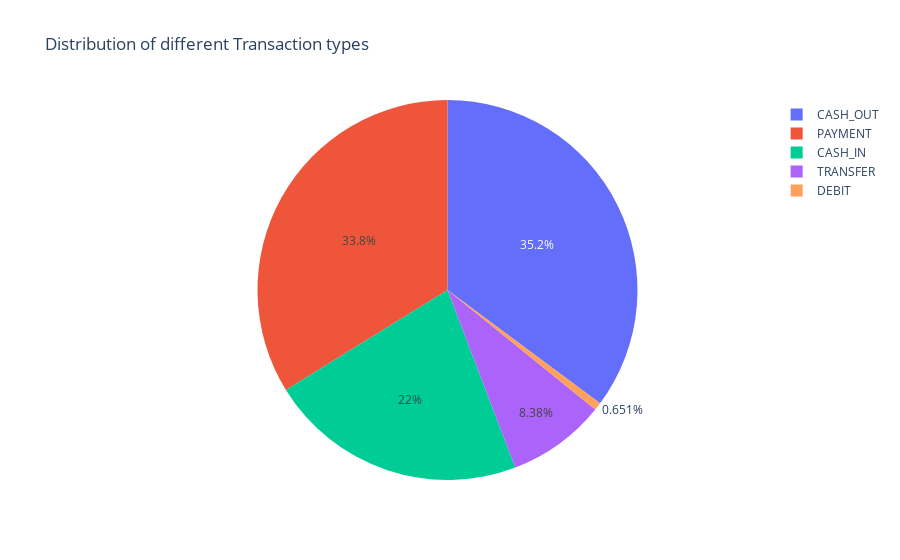

The code cell stored with this chart in its notebook:
### Code cell
import plotly.express as ply
ply.pie(fraudData,values = transactionTotals,names = transactionTypes,title = 'Distribution of different Transaction types' )

### Figure 1 — Plotly figure (JSON) as saved in the notebook; plotly's stock layout.template omitted (floating-point values rounded to 4 significant figures)
{"data": [{"domain": {"x": [0, 1], "y": [0, 1]}, "hovertemplate": "label=%{label}<br>value=%{value}<extra></extra>", "labels": ["CASH_OUT", "PAYMENT", "CASH_IN", "TRANSFER", "DEBIT"], "legendgroup": "", "name": "", "showlegend": true, "type": "pie", "values": [2237500, 2151495, 1399284, 532909, 41432]}], "layout": {"legend": {"tracegroupgap": 0}, "title": {"text": "Distribution of different Transaction types"}}}
